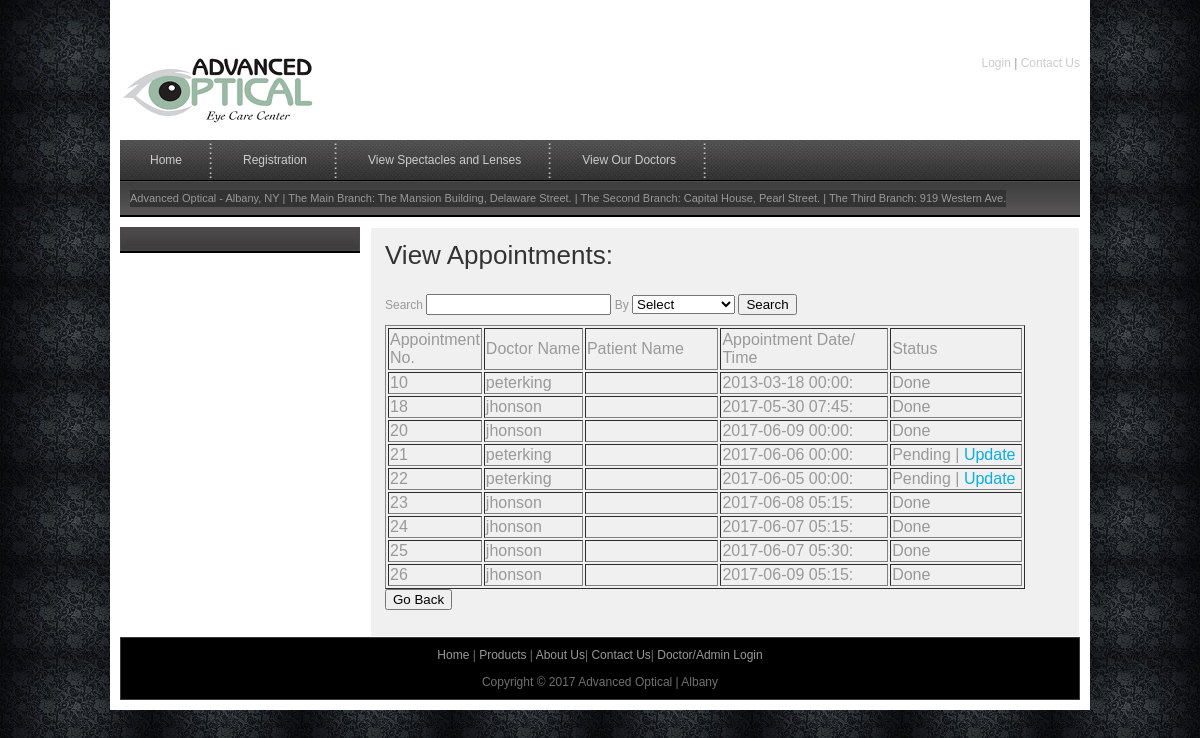
Page /viewappointment.php on the committed database.
### tables this page shows
CREATE TABLE IF NOT EXISTS `appointment` (
  `app_id` int(10) NOT NULL AUTO_INCREMENT,
  `branch_id` int(10) NOT NULL,
  `pat_id` int(10) NOT NULL,
  `doc_id` int(10) NOT NULL,
  `app_date` varchar(12) NOT NULL,
  `app_time` varchar(6) NOT NULL,
  `created_at` datetime NOT NULL,
  `status` varchar(30) NOT NULL,
  PRIMARY KEY (`app_id`)
);

CREATE TABLE IF NOT EXISTS `doctor` (
  `doc_id` int(10) NOT NULL AUTO_INCREMENT,
  `branch_id` int(10) NOT NULL,
  `doc_name` varchar(25) NOT NULL,
  `clinic_name` varchar(25) NOT NULL,
  `email_id` varchar(25) NOT NULL,
  `phone` varchar(25) NOT NULL,
  `mobile` varchar(25) NOT NULL,
  `login_id` varchar(25) NOT NULL,
  `password` varchar(25) NOT NULL,
  `created_at` date NOT NULL,
  `image` varchar(70) NOT NULL,
  `last_login` datetime DEFAULT NULL,
  PRIMARY KEY (`doc_id`)
);

### viewappointment.php (the view, shortened to what this page needs)
<?php
include("includes/header.php");
include("includes/conn.php");
if(isset($_POST['search']))
{
	if($_POST['group2'] == "Patient Name")
	{
$bquery = "SELECT appointment.app_id,	appointment.branch_id, appointment.pat_id, appointment.doc_id, appointment.app_date, appointment.app_time, appointment.created_at, appointment.status
FROM patient
INNER JOIN appointment ON patient.pat_id = appointment.pat_id
WHERE patient.pat_name LIKE  '%$_POST[lol]%'";
	$result = mysqli_query($con, $bquery);
	}
	else if($_POST['group2'] == "Patient ID")
	{
	$bquery = "SELECT appointment.app_id,	appointment.branch_id, appointment.pat_id, appointment.doc_id, appointment.app_date, appointment.app_time, appointment.created_at, appointment.status FROM patient INNER JOIN appointment ON patient.pat_id = appointment.pat_id WHERE appointment.pat_id ='$_POST[lol]'";
	$result = mysqli_query($con, $bquery);
	}
}
else
{
	$result = mysqli_query($con, "SELECT * FROM appointment");
}
?>
    <div id="templatemo_main">
   		<div id="sidebar" class="float_l">
        	<div class="sidebar_box"><span class="bottom"></span>
            </div>
   		</div>
        <div id="content" class="float_r">
          <h2>View Appointments:
            </h2>
            <form id="form1" name="form1" method="post" action="" onSubmit="return validation()" >
            <p>
              <label for="lol">Search
                <input type="text" name="lol" id="lol" />
              </label>
              <label for="group2">By</label>
<select name="group2" id="group2">
				<option value="">Select</option>
</select>
              <input type="submit" name="search" id="search" value="Search" />
            </p>
            <table width="640" border="1">
<tr>
  <td width="82" height="42">Appointment No.</td>
                <td width="96">Doctor Name</td>
                <td width="132">Patient Name</td>
                <td width="166">Appointment Date/ Time</td>
                <td width="130">Status</td>
          </tr>
              <?php
           	while($row = mysqli_fetch_array($result))
  {
  $retpat =mysqli_query($con, "SELECT * FROM patient WHERE pat_id= '$row[pat_id]'");
  $patrec = mysqli_fetch_array($retpat);
	$retdoc =mysqli_query($con, "SELECT * FROM doctor WHERE doc_id= '$row[doc_id]'");
  $docrec = mysqli_fetch_array($retdoc);
  echo "<tr>";
  echo "<td>" . $row['app_id'] . "</td>";
  echo "<td>" . $docrec['doc_name'] . "</td>";
  echo "<td>" . $patrec['pat_name'] . "</td>";
  echo "<td>" . $row['app_date']. " ". $row['app_time'] . "</td>";
   echo "<td>";
   if($row['status'] == "pending")
   {
	   echo "Pending | <a href='test.php?appid=$row[app_id]'>Update</a>";
   }
   else
   {
	   echo "Done";
   }
 echo "  </td>";
  echo "</tr>";
  }
?>
          </table>
             <input type="button" onClick="history.go(-1);" value="Go Back" />
          </form>
  </div>
    </div>
    <?php
include("includes/footer.php");
?>

### includes/header.php (shortened to what this page needs)
<html>
<head>
<link href="css/tm_style.css" rel="stylesheet" type="text/css" />
<link rel="stylesheet" type="text/css" href="css/ddsmoothmenu.css" />
<link rel="stylesheet" type="text/css" media="all" href="css/jquery.dualSlider.0.2.css" />
</head>
<body>
<div id="tm_wrapper">
	<div id="tm_header">
    	<div id="site_title">
        	<h1><a href="index.php">Adv Optical</a></h1>
        </div>
        <div id="header_right">
        	<strong><a href="login.php">Login</a></strong> |
	        <strong><a href="contact.php">Contact Us</a></strong>
  </div>
    </div>
    <div id="tm_menu">
    	<div id="top_nav" class="ddsmoothmenu">
            <ul>
                <?php
				if(isset($_SESSION["logtype"]) and $_SESSION["logtype"] =="Doctor")
				{
				?>
                 <li><a href="dochome.php"  >Doctor's Home</a></li>
                  <li><a href="#">Patient Records</a>
            	    	 <ul>
                         <li><a href="viewpatient.php">View Patient</a></li>
                          <li><a href="addpatient.php">Add Patient</a></li>
                        <li><a href="viewappointment.php">View Appointments</a></li>
        	          </ul>
                </li>
                  	<?php
				}
				else if(isset($_SESSION["logtype"]) and $_SESSION["logtype"] =="Patient")
				{
				?>
                 <li><a href="patienthome.php"  >Patient's Home</a></li>
                 <li><a href="setappointment.php"  >Book An Appointment</a></li>
              	<?php
				}
				else
				{
				?>
                <li><a href="index.php">Home</a></li>
                <li><a href="register.php">Registration</a>
                <li><a href="products.php">View Spectacles and Lenses</a></li>
				<li><a href="viewdoctors.php">View Our Doctors</a></li>
                <?php
				}
				?>
            </ul>
            <br style="clear: left" />
        </div>
        <div id="menu_second_bar">
        	<div id="top_shopping_cart"><marquee style="background-color: #333333;" direction="left" loop="15" width="105%">
Advanced Optical - Albany, NY | The Main Branch: The Mansion Building, Delaware Street. | The Second Branch: Capital House, Pearl Street. | The Third Branch: 919 Western Ave.
</marquee></div>
    	</div>
    </div>

### includes/footer.php
<center>
    <div id="tm_footer">
    	<p>
			 <?php
				 if(isset($_SESSION["logtype"]) and $_SESSION["logtype"]=="Doctor")
				{
				?>
                 <a href="dochome.php"  >Doctor's Home</a>
              	<?php
				}
				else  if(isset($_SESSION["logtype"]) and $_SESSION["logtype"] =="Administrator")
				{
				?>
                 <a href="adminhome.php" >Admin's Home</a>
                  	<?php
				}
				else  if(isset($_SESSION["logtype"]) and $_SESSION["logtype"]=="Patient")
				{
				?>
                <a href="patienthome.php"  >Patient's Home</a>
              	<?php
				}
				else
				{
				?>
               <a href="index.php"  >Home</a>
                <?php
				}
				?> | <a href="products.php">Products</a> | <a href="about.php">About Us</a>| <a href="contact.php">Contact Us</a>| <a href="doclogin.php">
            Doctor/Admin Login</a>
		</p>
    	Copyright © 2017 Advanced Optical | Albany
</div>
</center>
</body>
</html>

### css/tm_style.css (style rules this page uses)
body { margin: 0; padding: 0; color: #999; font-family: Tahoma, Geneva, sans-serif; font-size: 12px; line-height: 1.4em; background-color: #2e2e2e; background-repeat: repeat; background-image: url(../images/tm_body.jpg) }
a, a:link, a:visited { color: #08aee3; font-weight: normal; text-decoration: none; }
p { margin: 0 0 10px 0; padding: 0; }
h1, h2, h3, h4, h5, h6 { color: #333; font-weight: normal; }
h1 { font-size: 30px; margin: 0 0 30px; padding: 5px 0; }
h2 { font-size: 26px; margin: 0 0 25px; padding: 5px 0; }
.float_l { float: left }
.float_r { float: right }
#tm_wrapper { width: 960px; margin: 0 auto; padding: 0 10px 10px; background-color:#FFF; }
#tm_header { width: 100%; padding: 50px 0 10px; }
#tm_menu { width: 100%; height: 77px; margin-bottom: 10px; background: url(../images/tm_menu.jpg) repeat-x }
#content { width: 680px; background: #f0f0f0; border: 1px solid #fff; padding: 14px; }
#sidebar { width: 240px }
#tm_footer { width: 920px; text-align: center; padding: 9px 19px; background: #000000; border: 1px solid #3a3a3a }
#site_title { float: left; }
#site_title h1 { margin: 0; padding: 0; }
#site_title h1 a { display: block; width: 210px; height: 80px; font-size: 12px; text-indent: -10000px; color: #999; text-align: left; background: url(../images/o1.png) no-repeat top left; }
#header_right { float: right; margin-top: 5px; }
#header_right a { color: #ccc; }
#menu_second_bar { padding: 5px 10px; }
#top_shopping_cart { float: left; padding: 5px 0; font-size: 11px; }
.sidebar_box { position: relative; background: #4c4a4a; margin-bottom: 36px; }
.sidebar_box span.bottom { position: absolute; bottom: -26px; left: 0; width: 240px; height: 26px; background: url(../images/tm_sidebar_bottom.jpg) }
#tm_footer { color: #707070; }
#tm_footer a { color: #999; }

### css/ddsmoothmenu.css (style rules this page uses)
.ddsmoothmenu ul { z-index:100; margin: 0; padding: 0; list-style-type: none; }
.ddsmoothmenu ul li { position: relative; display: inline; float: left; }
.ddsmoothmenu ul li a { display: block; padding: 0 30px; height: 40px; line-height: 40px; margin-right: 1px; font-size: 12px; color: #ccc; text-decoration: none; outline: none; text-align: center; background: url(images/templatemo_menu_divider.png) right center no-repeat }

### rows in the picture
appointment: app_id "10", doc.doc_name "peterking", app_date "2013-03-18", app_time "00:00:", status "Done"
appointment: app_id "18", doc.doc_name "jhonson", app_date "2017-05-30", app_time "07:45:", status "Done"
appointment: app_id "20", doc.doc_name "jhonson", app_date "2017-06-09", app_time "00:00:", status "Done"
appointment: app_id "21", doc.doc_name "peterking", app_date "2017-06-06", app_time "00:00:"
appointment: app_id "22", doc.doc_name "peterking", app_date "2017-06-05", app_time "00:00:"
appointment: app_id "23", doc.doc_name "jhonson", app_date "2017-06-08", app_time "05:15:", status "Done"
appointment: app_id "24", doc.doc_name "jhonson", app_date "2017-06-07", app_time "05:15:", status "Done"
appointment: app_id "25", doc.doc_name "jhonson", app_date "2017-06-07", app_time "05:30:", status "Done"
appointment: app_id "26", doc.doc_name "jhonson", app_date "2017-06-09", app_time "05:15:", status "Done"
